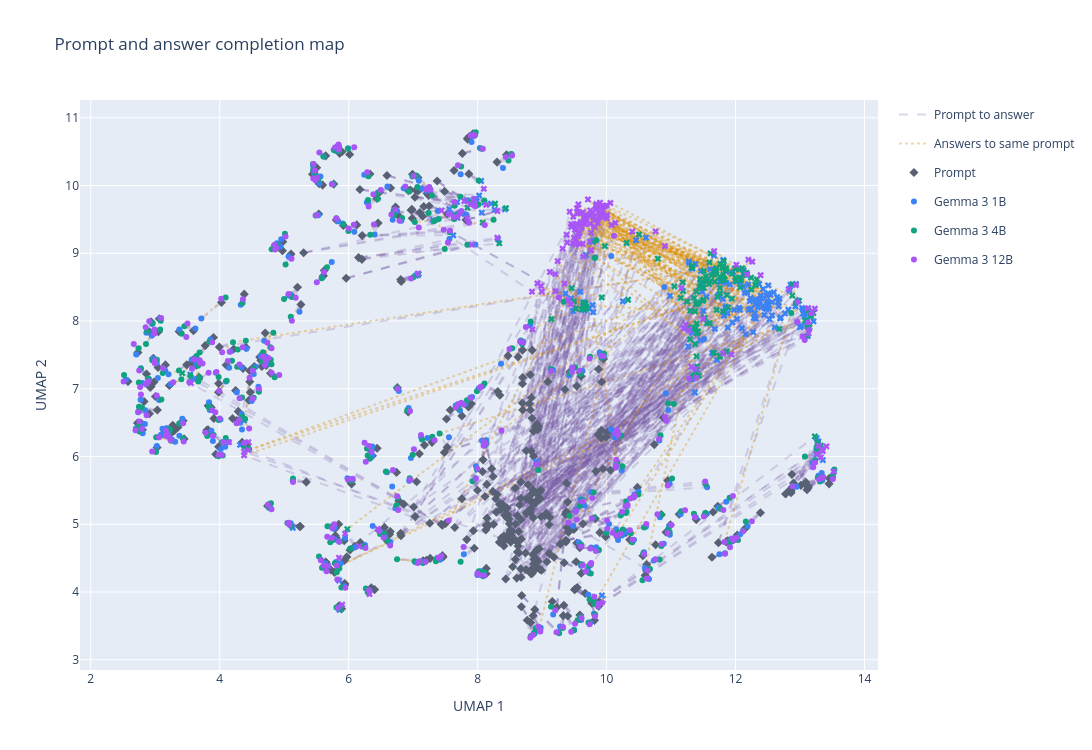

Write notebook code for a chart like this one.
### Markdown cell above
## Answer completion with prompt and same-prompt links

### Code cell
coordinates = points.set_index("point_id")[["umap_x", "umap_y"]]
prompt_to_answer_x, prompt_to_answer_y = [], []
answer_link_x, answer_link_y = [], []

for prompt_id in prompts["prompt_id"]:
    prompt_xy = coordinates.loc[f"prompt:{prompt_id}"]

    for model in MODELS:
        answer_xy = coordinates.loc[f"answer:{model}:{prompt_id}"]
        prompt_to_answer_x.extend([prompt_xy.umap_x, answer_xy.umap_x, None])
        prompt_to_answer_y.extend([prompt_xy.umap_y, answer_xy.umap_y, None])

    for left_model, right_model in zip(MODELS, MODELS[1:]):
        left_xy = coordinates.loc[f"answer:{left_model}:{prompt_id}"]
        right_xy = coordinates.loc[f"answer:{right_model}:{prompt_id}"]
        answer_link_x.extend([left_xy.umap_x, right_xy.umap_x, None])
        answer_link_y.extend([left_xy.umap_y, right_xy.umap_y, None])

fig = go.Figure()
fig.add_trace(
    go.Scatter(
        x=prompt_to_answer_x,
        y=prompt_to_answer_y,
        mode="lines",
        name="Prompt to answer",
        line={"color": "rgba(123, 97, 168, 0.25)", "dash": "dash"},
        hoverinfo="skip",
    )
)
fig.add_trace(
    go.Scatter(
        x=answer_link_x,
        y=answer_link_y,
        mode="lines",
        name="Answers to same prompt",
        line={"color": "rgba(217, 142, 4, 0.35)", "dash": "dot"},
        hoverinfo="skip",
    )
)
fig.add_trace(
    go.Scatter(
        x=prompt_points["umap_x"],
        y=prompt_points["umap_y"],
        mode="markers",
        name="Prompt",
        marker={"color": "#586174", "symbol": "diamond", "size": 7},
        text=prompt_points["hover_text"],
        customdata=prompt_points["prompt_id"],
        hovertemplate="<b>Prompt %{customdata}</b><br>%{text}<extra></extra>",
    )
)

model_colors = {
    "gemma-3-1b": "#3B82F6",
    "gemma-3-4b": "#10A37F",
    "gemma-3-12b": "#A855F7",
}
for model in MODELS:
    model_points = answer_points[answer_points["model"] == model]
    completed = model_points["answer_status"].isin(["answered", "partly_answered"])
    symbols = np.where(completed, "circle", "x")

    fig.add_trace(
        go.Scatter(
            x=model_points["umap_x"],
            y=model_points["umap_y"],
            mode="markers",
            name=MODEL_LABELS[model],
            legendgroup=MODEL_LABELS[model],
            marker={"color": model_colors[model], "symbol": symbols, "size": 6},
            text=model_points["hover_text"],
            customdata=np.stack(
                [model_points["prompt_id"], model_points["answer_status"]],
                axis=-1,
            ),
            hovertemplate=(
                "<b>%{fullData.name}</b><br>"
                "Prompt %{customdata[0]}<br>"
                "Status: %{customdata[1]}<br><br>"
                "%{text}<extra></extra>"
            ),
        )
    )

fig.update_layout(
    width=1200,
    height=750,
    xaxis_title="UMAP 1",
    yaxis_title="UMAP 2",
    title="Prompt and answer completion map",
    hoverlabel=HOVER_STYLE,
)
fig.show()

### Figure 1 — Plotly figure (JSON) as saved in the notebook; plotly's stock layout.template omitted (floating-point values rounded to 4 significant figures; data arrays with more than 128 entries replaced by an {"elided": "..."} marker saying what was removed)
{"data": [{"hoverinfo": "skip", "line": {"color": "rgba(123, 97, 168, 0.25)", "dash": "dash"}, "mode": "lines", "name": "Prompt to answer", "type": "scatter", "x": {"elided": "4050 float values"}, "y": {"elided": "4050 float values"}}, {"hoverinfo": "skip", "line": {"color": "rgba(217, 142, 4, 0.35)", "dash": "dot"}, "mode": "lines", "name": "Answers to same prompt", "type": "scatter", "x": {"elided": "2700 float values"}, "y": {"elided": "2700 float values"}}, {"customdata": {"elided": "450 str values"}, "hovertemplate": "<b>Prompt %{customdata}</b><br>%{text}<extra></extra>", "marker": {"color": "#586174", "size": 7, "symbol": "diamond"}, "mode": "markers", "name": "Prompt", "text": {"elided": "450 str values"}, "type": "scatter", "x": {"elided": "450 float values"}, "y": {"elided": "450 float values"}}, {"customdata": {"elided": "450x2 str values"}, "hovertemplate": "<b>%{fullData.name}</b><br>Prompt %{customdata[0]}<br>Status: %{customdata[1]}<br><br>%{text}<extra></extra>", "legendgroup": "Gemma 3 1B", "marker": {"color": "#3B82F6", "size": 6, "symbol": {"elided": "450 str values"}}, "mode": "markers", "name": "Gemma 3 1B", "text": {"elided": "450 str values"}, "type": "scatter", "x": {"elided": "450 float values"}, "y": {"elided": "450 float values"}}, {"customdata": {"elided": "450x2 str values"}, "hovertemplate": "<b>%{fullData.name}</b><br>Prompt %{customdata[0]}<br>Status: %{customdata[1]}<br><br>%{text}<extra></extra>", "legendgroup": "Gemma 3 4B", "marker": {"color": "#10A37F", "size": 6, "symbol": {"elided": "450 str values"}}, "mode": "markers", "name": "Gemma 3 4B", "text": {"elided": "450 str values"}, "type": "scatter", "x": {"elided": "450 float values"}, "y": {"elided": "450 float values"}}, {"customdata": {"elided": "450x2 str values"}, "hovertemplate": "<b>%{fullData.name}</b><br>Prompt %{customdata[0]}<br>Status: %{customdata[1]}<br><br>%{text}<extra></extra>", "legendgroup": "Gemma 3 12B", "marker": {"color": "#A855F7", "size": 6, "symbol": {"elided": "450 str values"}}, "mode": "markers", "name": "Gemma 3 12B", "text": {"elided": "450 str values"}, "type": "scatter", "x": {"elided": "450 float values"}, "y": {"elided": "450 float values"}}], "layout": {"height": 750, "hoverlabel": {"align": "left", "bgcolor": "white", "bordercolor": "#D1D5DB", "font": {"color": "#1F2937", "size": 12}, "namelength": 0}, "title": {"text": "Prompt and answer completion map"}, "width": 1200, "xaxis": {"title": {"text": "UMAP 1"}}, "yaxis": {"title": {"text": "UMAP 2"}}}}
